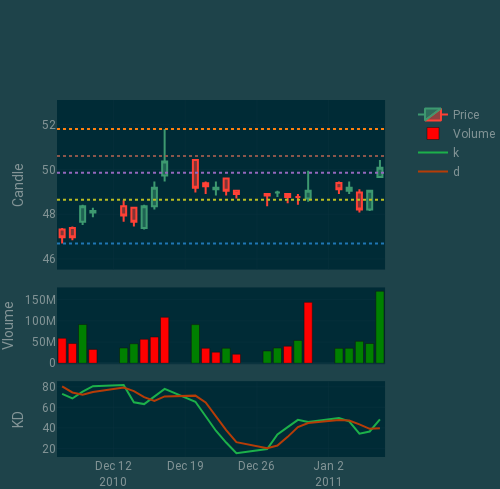

The code cell stored with this chart in its notebook:
### Code cell
f2 = plotly_plot.plot(df, s = 730, e= 754) 
f2
# 730:754

### Figure 1 — Plotly figure (JSON) as saved in the notebook; plotly's stock layout.template omitted (floating-point values rounded to 4 significant figures; data arrays with more than 128 entries replaced by an {"elided": "..."} marker saying what was removed)
{"data": [{"close": [46.97, 46.97, 48.35, 48.14, 47.94, 47.66, 48.35, 49.18, 50.35, 49.18, 49.25, 49.18, 49.04, 48.9, 48.83, 48.97, 48.77, 48.77, 49.04, 49.11, 49.18, 48.21, 49.04, 50.08], "high": [47.38, 47.45, 48.42, 48.28, 48.63, 48.28, 48.42, 49.46, 51.81, 50.42, 49.46, 49.46, 49.59, 49.04, 48.9, 49.04, 48.9, 48.9, 49.94, 49.46, 49.46, 49.11, 49.04, 50.42], "low": [46.69, 46.83, 47.52, 47.87, 47.66, 47.45, 47.32, 48.21, 49.46, 48.97, 48.9, 48.83, 48.83, 48.7, 48.35, 48.77, 48.49, 48.42, 48.56, 48.9, 48.9, 48.08, 48.14, 49.66], "name": "Price", "open": [47.32, 47.38, 47.66, 48.08, 48.35, 48.28, 47.38, 48.35, 49.73, 50.42, 49.39, 49.11, 49.59, 49.04, 48.9, 48.97, 48.9, 48.77, 48.7, 49.39, 49.04, 48.97, 48.21, 49.66], "type": "candlestick", "x": ["2010-12-07", "2010-12-08", "2010-12-09", "2010-12-10", "2010-12-13", "2010-12-14", "2010-12-15", "2010-12-16", "2010-12-17", "2010-12-20", "2010-12-21", "2010-12-22", "2010-12-23", "2010-12-24", "2010-12-27", "2010-12-28", "2010-12-29", "2010-12-30", "2010-12-31", "2011-01-03", "2011-01-04", "2011-01-05", "2011-01-06", "2011-01-07"], "xaxis": "x", "yaxis": "y"}, {"marker": {"color": {"elided": "3591 str values"}}, "name": "Volume", "type": "bar", "x": ["2010-12-07", "2010-12-08", "2010-12-09", "2010-12-10", "2010-12-13", "2010-12-14", "2010-12-15", "2010-12-16", "2010-12-17", "2010-12-20", "2010-12-21", "2010-12-22", "2010-12-23", "2010-12-24", "2010-12-27", "2010-12-28", "2010-12-29", "2010-12-30", "2010-12-31", "2011-01-03", "2011-01-04", "2011-01-05", "2011-01-06", "2011-01-07"], "xaxis": "x2", "y": [58928000, 46509000, 91264000, 32731000, 36075000, 45977000, 56590000, 61923000, 108365000, 91134000, 35454000, 26216000, 35499000, 21468000, 29035000, 35961000, 40312000, 53976000, 143558000, 35149000, 35448000, 51755000, 46666000, 169755000], "yaxis": "y3"}, {"mode": "lines", "name": "k", "type": "scatter", "x": ["2010-12-07", "2010-12-08", "2010-12-09", "2010-12-10", "2010-12-13", "2010-12-14", "2010-12-15", "2010-12-16", "2010-12-17", "2010-12-20", "2010-12-21", "2010-12-22", "2010-12-23", "2010-12-24", "2010-12-27", "2010-12-28", "2010-12-29", "2010-12-30", "2010-12-31", "2011-01-03", "2011-01-04", "2011-01-05", "2011-01-06", "2011-01-07"], "xaxis": "x3", "y": [73.09, 68.6, 75.2, 80.61, 81.78, 64.81, 63.13, 70.73, 77.91, 65.44, 50.77, 37.18, 25.66, 15.3, 19.29, 33.63, 40.74, 47.78, 45.6, 49.64, 46.31, 34.29, 36.42, 48.18], "yaxis": "y4"}, {"mode": "lines", "name": "d", "type": "scatter", "x": ["2010-12-07", "2010-12-08", "2010-12-09", "2010-12-10", "2010-12-13", "2010-12-14", "2010-12-15", "2010-12-16", "2010-12-17", "2010-12-20", "2010-12-21", "2010-12-22", "2010-12-23", "2010-12-24", "2010-12-27", "2010-12-28", "2010-12-29", "2010-12-30", "2010-12-31", "2011-01-03", "2011-01-04", "2011-01-05", "2011-01-06", "2011-01-07"], "xaxis": "x3", "y": [80.44, 74.43, 72.29, 74.8, 79.2, 75.74, 69.91, 66.23, 70.59, 71.36, 64.71, 51.13, 37.87, 26.05, 20.08, 22.74, 31.22, 40.72, 44.71, 47.67, 47.19, 43.41, 39.01, 39.63], "yaxis": "y4"}], "layout": {"autosize": false, "height": 490.0, "shapes": [{"line": {"color": "#ff7f0e", "dash": "dot"}, "type": "line", "x0": 0, "x1": 1, "xref": "x domain", "y0": 51.81, "y1": 51.81, "yref": "y"}, {"line": {"color": "#8c564b", "dash": "dot"}, "type": "line", "x0": 0, "x1": 1, "xref": "x domain", "y0": 50.6, "y1": 50.6, "yref": "y"}, {"line": {"color": "#9467bd", "dash": "dot"}, "type": "line", "x0": 0, "x1": 1, "xref": "x domain", "y0": 49.85, "y1": 49.85, "yref": "y"}, {"line": {"color": "#bcbd22", "dash": "dot"}, "type": "line", "x0": 0, "x1": 1, "xref": "x domain", "y0": 48.65, "y1": 48.65, "yref": "y"}, {"line": {"color": "#1f77b4", "dash": "dot"}, "type": "line", "x0": 0, "x1": 1, "xref": "x domain", "y0": 46.69, "y1": 46.69, "yref": "y"}], "title": {"font": {"size": 1}}, "width": 500, "xaxis": {"anchor": "y", "domain": [0, 0.94], "matches": "x3", "rangeslider": {"visible": false}, "showticklabels": false}, "xaxis2": {"anchor": "y3", "domain": [0, 0.94], "matches": "x3", "rangeslider": {"visible": false}, "showticklabels": false}, "xaxis3": {"anchor": "y4", "domain": [0, 0.94], "rangeslider": {"visible": false}}, "yaxis": {"anchor": "x", "domain": [0.525, 1], "range": [45.53, 53.1], "title": {"text": "Candle"}}, "yaxis2": {"anchor": "x", "overlaying": "y", "range": [45.53, 53.1], "side": "right", "title": {"text": "Candle"}}, "yaxis3": {"anchor": "x2", "domain": [0.2625, 0.475], "title": {"text": "Vloume"}}, "yaxis4": {"anchor": "x3", "domain": [0, 0.2125], "title": {"text": "KD"}}}}
